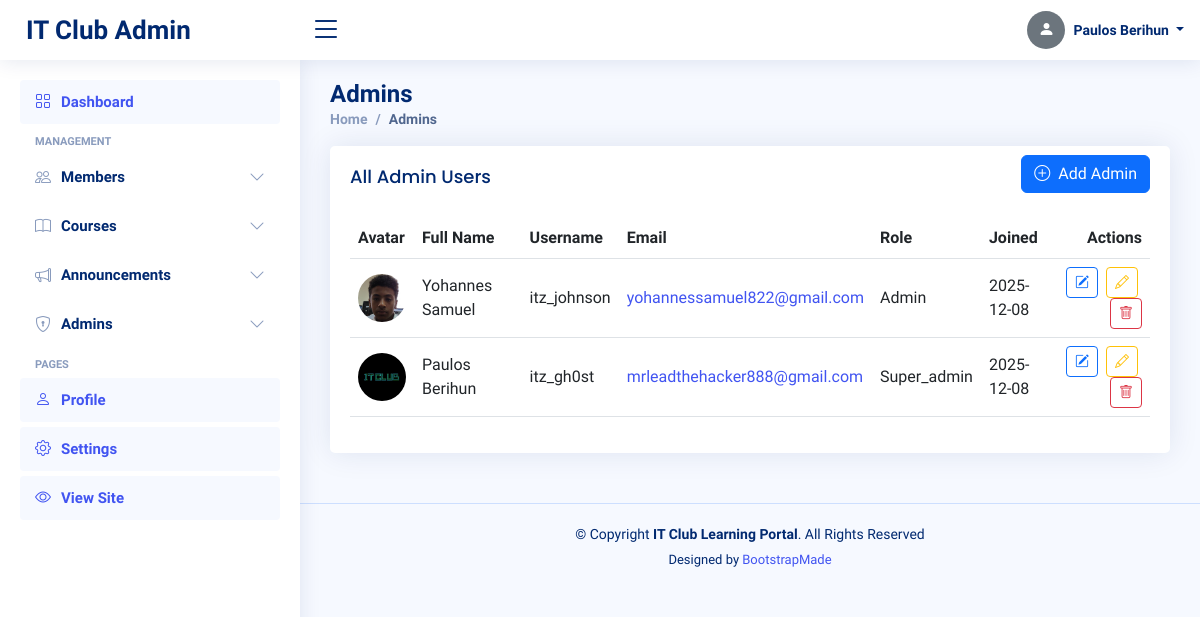
Screenshot of /admin/admins (signed in) with the database file from the repository.
### tables this page shows
CREATE TABLE admins (
        id INTEGER PRIMARY KEY AUTOINCREMENT,
        full_name TEXT NOT NULL,
        username TEXT UNIQUE NOT NULL,
        email TEXT UNIQUE NOT NULL,
        password TEXT NOT NULL,
        role TEXT NOT NULL,
        created_at TIMESTAMP DEFAULT CURRENT_TIMESTAMP
    , profile_picture TEXT);

### app.py (the view)
@app.route('/admin/admins')
@admin_required
@super_admin_required
def admin_admins():
    db = get_db()
    admins = db.execute('SELECT * FROM admins ORDER BY role, created_at DESC').fetchall()
    return render_template('admin/admins.html', admins=admins)

### app.py (called while the page is built)
def get_db():
    if 'db' not in g:
        g.db = sqlite3.connect(app.config['DATABASE'])
        g.db.row_factory = sqlite3.Row
    return g.db

def admin_required(f):
    @functools.wraps(f)
    def decorated(*args, **kwargs):
        if 'admin_id' not in session:
            flash('Admin login required.', 'error')
            return redirect(url_for('admin_login'))
        return f(*args, **kwargs)
    return decorated

def super_admin_required(f):
    @functools.wraps(f)
    def decorated(*args, **kwargs):
        if 'admin_id' not in session or session.get('admin_role') != 'super_admin':
            flash('Super admin access required.', 'error')
            return redirect(url_for('admin_dashboard'))
        return f(*args, **kwargs)
    return decorated

### templates/admin/admins.html (shortened to what this page needs)
<!DOCTYPE html>
<html lang="en">
<head>
  <link href="{{ url_for('static', filename='vendor/bootstrap/css/bootstrap.min.css') }}" rel="stylesheet">
  <link href="{{ url_for('static', filename='vendor/bootstrap-icons/bootstrap-icons.css') }}" rel="stylesheet">
  <link href="{{ url_for('static', filename='vendor/boxicons/css/boxicons.min.css') }}" rel="stylesheet">
  <link href="{{ url_for('static', filename='vendor/quill/quill.snow.css') }}" rel="stylesheet">
  <link href="{{ url_for('static', filename='vendor/quill/quill.bubble.css') }}" rel="stylesheet">
  <link href="{{ url_for('static', filename='vendor/remixicon/remixicon.css') }}" rel="stylesheet">
  <link href="{{ url_for('static', filename='vendor/simple-datatables/style.css') }}" rel="stylesheet">
  <link href="{{ url_for('static', filename='css/style.css') }}" rel="stylesheet">
</head>
<body>
  <header id="header" class="header fixed-top d-flex align-items-center">
    <div class="d-flex align-items-center justify-content-between">
      <a href="{{ url_for('admin_dashboard') }}" class="logo d-flex align-items-center">
        <span class="d-none d-lg-block">IT Club Admin</span>
      </a>
      <i class="bi bi-list toggle-sidebar-btn"></i>
    </div>
    <nav class="header-nav ms-auto">
      <ul class="d-flex align-items-center">
        <li class="nav-item dropdown pe-3">
          <a class="nav-link nav-profile d-flex align-items-center pe-0" href="#" data-bs-toggle="dropdown">
            {% set _avatar_src = None %}
            {% if admin and admin.profile_picture %}
              {% if admin.profile_picture.startswith('http') or admin.profile_picture.startswith('/') %}
                {% set _avatar_src = admin.profile_picture %}
              {% else %}
                {% set _avatar_src = url_for('static', filename=admin.profile_picture) %}
              {% endif %}
            {% endif %}
            {% if _avatar_src %}
              <img src="{{ _avatar_src }}" alt="Profile" class="rounded-circle">
            {% else %}
              <div class="rounded-circle bg-secondary d-flex align-items-center justify-content-center" style="width:38px;height:38px;">
                <i class="bi bi-person-fill text-white"></i>
              </div>
            {% endif %}
            <span class="d-none d-md-block dropdown-toggle ps-2">
              {{ admin.full_name if admin and admin.full_name else session.get('admin_name', 'Admin') }}
            </span>
          </a>
        </li>
      </ul>
    </nav>
  </header>
  <aside id="sidebar" class="sidebar">
    <ul class="sidebar-nav" id="sidebar-nav">
      <li class="nav-item">
        <a class="nav-link active" href="{{ url_for('admin_dashboard') }}">
          <i class="bi bi-grid"></i>
          <span>Dashboard</span>
        </a>
      </li>
      <li class="nav-heading">Management</li>
      <li class="nav-item">
        <a class="nav-link collapsed" data-bs-target="#members-nav" data-bs-toggle="collapse" href="#">
          <i class="bi bi-people"></i><span>Members</span><i class="bi bi-chevron-down ms-auto"></i>
        </a>
      </li>
      <li class="nav-item">
        <a class="nav-link collapsed" data-bs-target="#courses-nav" data-bs-toggle="collapse" href="#">
          <i class="bi bi-book"></i><span>Courses</span><i class="bi bi-chevron-down ms-auto"></i>
        </a>
      </li>
      <li class="nav-item">
        <a class="nav-link collapsed" data-bs-target="#announcements-nav" data-bs-toggle="collapse" href="#">
          <i class="bi bi-megaphone"></i><span>Announcements</span><i class="bi bi-chevron-down ms-auto"></i>
        </a>
      </li>
      {% if session.get('admin_role') == 'super_admin' %}
      <li class="nav-item">
        <a class="nav-link collapsed" data-bs-target="#admins-nav" data-bs-toggle="collapse" href="#">
          <i class="bi bi-shield-lock"></i><span>Admins</span><i class="bi bi-chevron-down ms-auto"></i>
        </a>
      </li>
      {% endif %}
      <li class="nav-heading">Pages</li>
      <li class="nav-item">
        <a class="nav-link" href="{{ url_for('admin_profile') }}">
          <i class="bi bi-person"></i>
          <span>Profile</span>
        </a>
      </li>
      <li class="nav-item">
        <a class="nav-link" href="{{ url_for('admin_settings') }}">
          <i class="bi bi-gear"></i>
          <span>Settings</span>
        </a>
      </li>
      <li class="nav-item">
        <a class="nav-link" href="{{ url_for('index') }}" target="_blank">
          <i class="bi bi-eye"></i>
          <span>View Site</span>
        </a>
      </li>
    </ul>
  </aside>
<main id="main" class="main">
  <div class="pagetitle">
    <h1>Admins</h1>
    <nav>
      <ol class="breadcrumb">
        <li class="breadcrumb-item"><a href="{{ url_for('admin_dashboard') }}">Home</a></li>
        <li class="breadcrumb-item active">Admins</li>
      </ol>
    </nav>
  </div>
  <section class="section">
    <div class="card">
      <div class="card-body">
        <div class="d-flex justify-content-between align-items-center mb-3">
          <h5 class="card-title mb-0">All Admin Users</h5>
          <a href="{{ url_for('add_admin') }}" class="btn btn-primary"><i class="bi bi-plus-circle me-1"></i> Add Admin</a>
        </div>
        {% if admins %}
        <div class="table-responsive">
          <table class="table table-hover align-middle">
            <thead>
              <tr>
                <th>Avatar</th>
                <th>Full Name</th>
                <th>Username</th>
                <th>Email</th>
                <th>Role</th>
                <th>Joined</th>
                <th class="text-end">Actions</th>
              </tr>
            </thead>
            <tbody>
              {% for a in admins %}
              <tr>
                <td style="width:64px;">
                  {% set _src = None %}
                  {% if a.profile_picture %}
                    {% if a.profile_picture.startswith('http') or a.profile_picture.startswith('/') %}
                      {% set _src = a.profile_picture %}
                    {% else %}
                      {% set _src = url_for('static', filename=a.profile_picture) %}
                    {% endif %}
                  {% endif %}
                  {% if _src %}
                    <img src="{{ _src }}" alt="avatar" class="rounded-circle" style="width:48px;height:48px;object-fit:cover;">
                  {% else %}
                    <div class="rounded-circle bg-secondary d-flex align-items-center justify-content-center" style="width:48px;height:48px;">
                      <span class="text-white fw-bold">{{ a.full_name[0]|upper if a.full_name else '?' }}</span>
                    </div>
                  {% endif %}
                </td>
                <td>{{ a.full_name }}</td>
                <td>{{ a.username }}</td>
                <td><a href="mailto:{{ a.email }}">{{ a.email }}</a></td>
                <td>{{ a.role|title }}</td>
                <td>{{ a.created_at[:10] if a.created_at else 'N/A' }}</td>
                <td class="text-end">
                  <a href="{{ url_for('edit_admin', admin_id=a.id) }}" class="btn btn-sm btn-outline-primary me-1" title="Edit"><i class="bi bi-pencil-square"></i></a>
                  <a href="{{ url_for('edit_admin', admin_id=a.id) }}" class="btn btn-sm btn-outline-warning me-1" title="Edit"><i class="bi bi-pencil"></i></a>
                  <form action="{{ url_for('delete_admin', admin_id=a.id) }}" method="post" style="display:inline" onsubmit="return confirm('Delete this admin?');">
                    <button type="submit" class="btn btn-sm btn-outline-danger" title="Delete"><i class="bi bi-trash"></i></button>
                  </form>
                </td>
              </tr>
              {% endfor %}
            </tbody>
          </table>
        </div>
        {% else %}
          <div class="text-center py-4">
            <i class="bi bi-shield-lock display-4 text-muted"></i>
            <p class="text-muted mt-2">No admin users found.</p>
            <a href="{{ url_for('add_admin') }}" class="btn btn-primary">Create first admin</a>
          </div>
        {% endif %}
      </div>
    </div>
  </section>
</main>
  <footer id="footer" class="footer">
    <div class="copyright">
      &copy; Copyright <strong><span>IT Club Learning Portal</span></strong>. All Rights Reserved
    </div>
    <div class="credits">
      Designed by <a href="https://bootstrapmade.com/">BootstrapMade</a>
    </div>
  </footer>
</body>
</html>

### static/css/style.css (style rules this page uses)
:root { scroll-behavior: smooth; }
body { font-family: "Open Sans", sans-serif; background: #f6f9ff; color: #444444; }
a { color: #4154f1; text-decoration: none; }
h1, h2, h3, h4, h5, h6 { font-family: "Nunito", sans-serif; }
#main { margin-top: 60px; padding: 20px 30px; transition: all 0.3s; }
.pagetitle { margin-bottom: 10px; }
.pagetitle h1 { font-size: 24px; margin-bottom: 0; font-weight: 600; color: #012970; }
.card { margin-bottom: 30px; border: none; border-radius: 5px; box-shadow: 0px 0 30px rgba(1, 41, 112, 0.1); }
.card-title { padding: 20px 0 15px 0; font-size: 18px; font-weight: 500; color: #012970; font-family: "Poppins", sans-serif; }
.card-body { padding: 0 20px 20px 20px; }
.breadcrumb { font-size: 14px; font-family: "Nunito", sans-serif; color: #899bbd; font-weight: 600; }
.breadcrumb a { color: #899bbd; transition: 0.3s; }
.breadcrumb .breadcrumb-item::before { color: #899bbd; }
.breadcrumb .active { color: #51678f; font-weight: 600; }
.logo { line-height: 1; }
@media (min-width: 1200px) { .logo { width: 280px; } }
.logo span { font-size: 26px; font-weight: 700; color: #012970; font-family: "Nunito", sans-serif; }
.header { transition: all 0.5s; z-index: 997; height: 60px; box-shadow: 0px 2px 20px rgba(1, 41, 112, 0.1); background-color: #fff; padding-left: 20px; }
.header .toggle-sidebar-btn { font-size: 32px; padding-left: 10px; cursor: pointer; color: #012970; }
.header-nav ul { list-style: none; }
.header-nav>ul { margin: 0; padding: 0; }
.header-nav .nav-profile { color: #012970; }
.header-nav .nav-profile span { font-size: 14px; font-weight: 600; }
.sidebar { position: fixed; top: 60px; left: 0; bottom: 0; width: 300px; z-index: 996; transition: all 0.3s; padding: 20px; overflow-y: auto; scrollbar-width: thin; scrollbar-color: #aab7cf transparent; box-shadow: 0px 0px 20px rgba(1, 41, 112, 0.1); background-color: #fff; }
@media (min-width: 1200px) { #main, #footer { margin-left: 300px; } }
.sidebar-nav { padding: 0; margin: 0; list-style: none; }
.sidebar-nav li { padding: 0; margin: 0; list-style: none; }
.sidebar-nav .nav-item { margin-bottom: 5px; }
.sidebar-nav .nav-heading { font-size: 11px; text-transform: uppercase; color: #899bbd; font-weight: 600; margin: 10px 0 5px 15px; }
.sidebar-nav .nav-link { display: flex; align-items: center; font-size: 15px; font-weight: 600; color: #4154f1; transition: 0.3; background: #f6f9ff; padding: 10px 15px; border-radius: 4px; }
.sidebar-nav .nav-link i { font-size: 16px; margin-right: 10px; color: #4154f1; }
.sidebar-nav .nav-link.collapsed { color: #012970; background: #fff; }
.sidebar-nav .nav-link.collapsed i { color: #899bbd; }
.sidebar-nav .nav-link .bi-chevron-down { margin-right: 0; transition: transform 0.2s ease-in-out; }
.footer { padding: 20px 0; font-size: 14px; transition: all 0.3s; border-top: 1px solid #cddfff; }
.footer .copyright { text-align: center; color: #012970; }
.footer .credits { padding-top: 5px; text-align: center; font-size: 13px; color: #012970; }

### rows the page displays
admins: full_name "Paulos Berihun", profile_picture (picture), username "itz_gh0st", email "mrleadthehacker888@gmail.com", role "Super_admin", created_at "2025-12-08"
admins: profile_picture (picture), full_name "Yohannes Samuel", username "itz_johnson", email "yohannessamuel822@gmail.com", role "Admin", created_at "2025-12-08"
